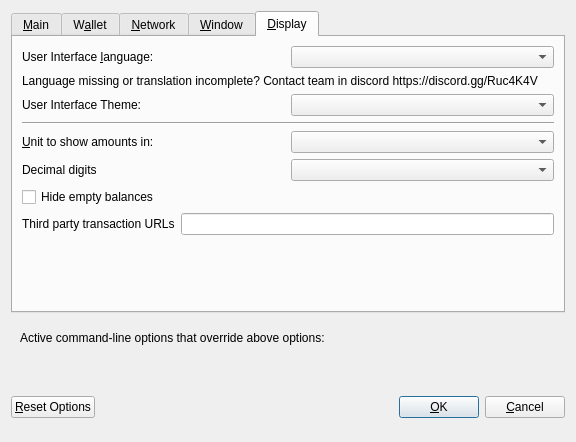
<?xml version="1.0" encoding="UTF-8"?>
<ui version="4.0">
 <class>OptionsDialog</class>
 <widget class="QDialog" name="OptionsDialog">
  <property name="geometry">
   <rect>
    <x>0</x>
    <y>0</y>
    <width>576</width>
    <height>442</height>
   </rect>
  </property>
  <property name="windowTitle">
   <string>Options</string>
  </property>
  <property name="modal">
   <bool>true</bool>
  </property>
  <layout class="QVBoxLayout" name="verticalLayout">
   <item>
    <widget class="QTabWidget" name="tabWidget">
     <property name="currentIndex">
      <number>4</number>
     </property>
     <widget class="QWidget" name="tabMain">
      <attribute name="title">
       <string>&amp;Main</string>
      </attribute>
      <layout class="QVBoxLayout" name="verticalLayout_Main">
       <item>
        <widget class="QCheckBox" name="bitcoinAtStartup">
         <property name="toolTip">
          <string>Automatically start IQCash after logging in to the system.</string>
         </property>
         <property name="text">
          <string>&amp;Start IQCash on system login</string>
         </property>
        </widget>
       </item>
       <item>
        <layout class="QHBoxLayout" name="horizontalLayout_2_Main">
         <item>
          <widget class="QLabel" name="databaseCacheLabel">
           <property name="text">
            <string>Size of &amp;database cache</string>
           </property>
           <property name="textFormat">
            <enum>Qt::PlainText</enum>
           </property>
           <property name="buddy">
            <cstring>databaseCache</cstring>
           </property>
          </widget>
         </item>
         <item>
          <widget class="QSpinBox" name="databaseCache"/>
         </item>
         <item>
          <widget class="QLabel" name="databaseCacheUnitLabel">
           <property name="text">
            <string>MB</string>
           </property>
           <property name="textFormat">
            <enum>Qt::PlainText</enum>
           </property>
          </widget>
         </item>
         <item>
          <spacer name="horizontalSpacer_2_Main">
           <property name="orientation">
            <enum>Qt::Horizontal</enum>
           </property>
           <property name="sizeHint" stdset="0">
            <size>
             <width>40</width>
             <height>20</height>
            </size>
           </property>
          </spacer>
         </item>
        </layout>
       </item>
       <item>
        <layout class="QHBoxLayout" name="horizontalLayout_3_Main">
         <item>
          <widget class="QLabel" name="threadsScriptVerifLabel">
           <property name="text">
            <string>Number of script &amp;verification threads</string>
           </property>
           <property name="textFormat">
            <enum>Qt::PlainText</enum>
           </property>
           <property name="buddy">
            <cstring>threadsScriptVerif</cstring>
           </property>
          </widget>
         </item>
         <item>
          <widget class="QSpinBox" name="threadsScriptVerif">
           <property name="toolTip">
            <string>(0 = auto, &lt;0 = leave that many cores free)</string>
           </property>
          </widget>
         </item>
         <item>
          <spacer name="horizontalSpacer_3_Main">
           <property name="orientation">
            <enum>Qt::Horizontal</enum>
           </property>
           <property name="sizeHint" stdset="0">
            <size>
             <width>40</width>
             <height>20</height>
            </size>
           </property>
          </spacer>
         </item>
        </layout>
       </item>
       <item>
        <spacer name="verticalSpacer_2">
         <property name="orientation">
          <enum>Qt::Vertical</enum>
         </property>
         <property name="sizeHint" stdset="0">
          <size>
           <width>20</width>
           <height>40</height>
          </size>
         </property>
        </spacer>
       </item>
      </layout>
     </widget>
     <widget class="QWidget" name="tabWallet">
      <attribute name="title">
       <string>W&amp;allet</string>
      </attribute>
      <layout class="QVBoxLayout" name="verticalLayout_Wallet">
       <item>
        <layout class="QHBoxLayout" name="horizontalLayout_2_Wallet">
         <item>
          <widget class="QLabel" name="labelStakeSplitThresholdText">
           <property name="text">
            <string>Stake split threshold:</string>
           </property>
          </widget>
         </item>
         <item>
          <widget class="QSpinBox" name="spinBoxStakeSplitThreshold">
           <property name="minimum">
            <number>1</number>
           </property>
           <property name="maximum">
            <number>999999</number>
           </property>
          </widget>
         </item>
        </layout>
       </item>
       <item>
        <widget class="QGroupBox" name="groupBox">
         <property name="title">
          <string>Expert</string>
         </property>
         <layout class="QVBoxLayout" name="verticalLayout_2">
          <item>
           <widget class="QCheckBox" name="coinControlFeatures">
            <property name="toolTip">
             <string>Whether to show coin control features or not.</string>
            </property>
            <property name="text">
             <string>Enable coin &amp;control features</string>
            </property>
           </widget>
          </item>
          <item>
           <widget class="QCheckBox" name="showMasternodesTab">
            <property name="toolTip">
             <string>Show additional tab listing all your masternodes in first sub-tab&lt;br/&gt;and all masternodes on the network in second sub-tab.</string>
            </property>
            <property name="text">
             <string>Show Masternodes Tab</string>
            </property>
           </widget>
          </item>
          <item>
           <widget class="QCheckBox" name="spendZeroConfChange">
            <property name="toolTip">
             <string>If you disable the spending of unconfirmed change, the change from a transaction&lt;br/&gt;cannot be used until that transaction has at least one confirmation.&lt;br/&gt;This also affects how your balance is computed.</string>
            </property>
            <property name="text">
             <string>&amp;Spend unconfirmed change</string>
            </property>
           </widget>
          </item>
         </layout>
        </widget>
       </item>
       <item>
        <spacer name="verticalSpacer_Wallet">
         <property name="orientation">
          <enum>Qt::Vertical</enum>
         </property>
         <property name="sizeHint" stdset="0">
          <size>
           <width>20</width>
           <height>40</height>
          </size>
         </property>
        </spacer>
       </item>
      </layout>
     </widget>
     <widget class="QWidget" name="tabNetwork">
      <attribute name="title">
       <string>&amp;Network</string>
      </attribute>
      <layout class="QVBoxLayout" name="verticalLayout_Network">
       <item>
        <widget class="QCheckBox" name="mapPortUpnp">
         <property name="toolTip">
          <string>Automatically open the IQCash client port on the router. This only works when your router supports UPnP and it is enabled.</string>
         </property>
         <property name="text">
          <string>Map port using &amp;UPnP</string>
         </property>
        </widget>
       </item>
       <item>
        <widget class="QCheckBox" name="allowIncoming">
         <property name="toolTip">
          <string>Accept connections from outside</string>
         </property>
         <property name="text">
          <string>Allow incoming connections</string>
         </property>
        </widget>
       </item>
       <item>
        <widget class="QCheckBox" name="connectSocks">
         <property name="toolTip">
          <string>Connect to the IQCash network through a SOCKS5 proxy.</string>
         </property>
         <property name="text">
          <string>&amp;Connect through SOCKS5 proxy (default proxy):</string>
         </property>
        </widget>
       </item>
       <item>
        <layout class="QHBoxLayout" name="horizontalLayout_1_Network">
         <item>
          <widget class="QLabel" name="proxyIpLabel">
           <property name="text">
            <string>Proxy &amp;IP:</string>
           </property>
           <property name="textFormat">
            <enum>Qt::PlainText</enum>
           </property>
           <property name="buddy">
            <cstring>proxyIp</cstring>
           </property>
          </widget>
         </item>
         <item>
          <widget class="QValidatedLineEdit" name="proxyIp">
           <property name="minimumSize">
            <size>
             <width>140</width>
             <height>0</height>
            </size>
           </property>
           <property name="maximumSize">
            <size>
             <width>140</width>
             <height>16777215</height>
            </size>
           </property>
           <property name="toolTip">
            <string>IP address of the proxy (e.g. IPv4: 127.0.0.1 / IPv6: ::1)</string>
           </property>
          </widget>
         </item>
         <item>
          <widget class="QLabel" name="proxyPortLabel">
           <property name="text">
            <string>&amp;Port:</string>
           </property>
           <property name="textFormat">
            <enum>Qt::PlainText</enum>
           </property>
           <property name="buddy">
            <cstring>proxyPort</cstring>
           </property>
          </widget>
         </item>
         <item>
          <widget class="QLineEdit" name="proxyPort">
           <property name="minimumSize">
            <size>
             <width>55</width>
             <height>0</height>
            </size>
           </property>
           <property name="maximumSize">
            <size>
             <width>55</width>
             <height>16777215</height>
            </size>
           </property>
           <property name="toolTip">
            <string>Port of the proxy (e.g. 9050)</string>
           </property>
          </widget>
         </item>
         <item>
          <spacer name="horizontalSpacer_1_Network">
           <property name="orientation">
            <enum>Qt::Horizontal</enum>
           </property>
           <property name="sizeHint" stdset="0">
            <size>
             <width>40</width>
             <height>20</height>
            </size>
           </property>
          </spacer>
         </item>
        </layout>
       </item>
       <item>
        <spacer name="verticalSpacer_Network">
         <property name="orientation">
          <enum>Qt::Vertical</enum>
         </property>
         <property name="sizeHint" stdset="0">
          <size>
           <width>20</width>
           <height>40</height>
          </size>
         </property>
        </spacer>
       </item>
      </layout>
     </widget>
     <widget class="QWidget" name="tabWindow">
      <attribute name="title">
       <string>&amp;Window</string>
      </attribute>
      <layout class="QVBoxLayout" name="verticalLayout_Window">
       <item>
        <widget class="QCheckBox" name="minimizeToTray">
         <property name="toolTip">
          <string>Show only a tray icon after minimizing the window.</string>
         </property>
         <property name="text">
          <string>&amp;Minimize to the tray instead of the taskbar</string>
         </property>
        </widget>
       </item>
       <item>
        <widget class="QCheckBox" name="minimizeOnClose">
         <property name="toolTip">
          <string>Minimize instead of exit the application when the window is closed. When this option is enabled, the application will be closed only after selecting Quit in the menu.</string>
         </property>
         <property name="text">
          <string>M&amp;inimize on close</string>
         </property>
        </widget>
       </item>
       <item>
        <spacer name="verticalSpacer_Window">
         <property name="orientation">
          <enum>Qt::Vertical</enum>
         </property>
         <property name="sizeHint" stdset="0">
          <size>
           <width>20</width>
           <height>40</height>
          </size>
         </property>
        </spacer>
       </item>
      </layout>
     </widget>
     <widget class="QWidget" name="tabDisplay">
      <attribute name="title">
       <string>&amp;Display</string>
      </attribute>
      <layout class="QVBoxLayout" name="verticalLayout_Display">
       <item>
        <layout class="QHBoxLayout" name="horizontalLayout_1_Display">
         <item>
          <widget class="QLabel" name="langLabel">
           <property name="text">
            <string>User Interface &amp;language:</string>
           </property>
           <property name="textFormat">
            <enum>Qt::PlainText</enum>
           </property>
           <property name="buddy">
            <cstring>lang</cstring>
           </property>
          </widget>
         </item>
         <item>
          <widget class="QValueComboBox" name="lang">
           <property name="toolTip">
            <string>The user interface language can be set here. This setting will take effect after restarting IQCash.</string>
           </property>
          </widget>
         </item>
        </layout>
       </item>
       <item>
        <widget class="QLabel" name="label_3">
         <property name="toolTip">
          <string notr="true"/>
         </property>
         <property name="statusTip">
          <string notr="true"/>
         </property>
         <property name="whatsThis">
          <string notr="true"/>
         </property>
         <property name="accessibleName">
          <string notr="true"/>
         </property>
         <property name="text">
          <string>Language missing or translation incomplete? Contact team in discord https://discord.gg/Ruc4K4V</string>
         </property>
         <property name="wordWrap">
          <bool>true</bool>
         </property>
         <property name="openExternalLinks">
          <bool>true</bool>
         </property>
         <property name="textInteractionFlags">
          <set>Qt::TextBrowserInteraction</set>
         </property>
        </widget>
       </item>
       <item>
        <layout class="QHBoxLayout" name="horizontalLayout_4_Display" stretch="0,0">
         <item>
          <widget class="QLabel" name="themeLabel">
           <property name="text">
            <string>User Interface Theme:</string>
           </property>
          </widget>
         </item>
         <item>
          <widget class="QValueComboBox" name="theme"/>
         </item>
        </layout>
       </item>
       <item>
        <widget class="Line" name="line">
         <property name="orientation">
          <enum>Qt::Horizontal</enum>
         </property>
        </widget>
       </item>
       <item>
        <layout class="QHBoxLayout" name="horizontalLayout_2_Display">
         <item>
          <widget class="QLabel" name="unitLabel">
           <property name="text">
            <string>&amp;Unit to show amounts in:</string>
           </property>
           <property name="textFormat">
            <enum>Qt::PlainText</enum>
           </property>
           <property name="buddy">
            <cstring>unit</cstring>
           </property>
          </widget>
         </item>
         <item>
          <widget class="QValueComboBox" name="unit">
           <property name="toolTip">
            <string>Choose the default subdivision unit to show in the interface and when sending coins.</string>
           </property>
          </widget>
         </item>
        </layout>
       </item>
       <item>
        <layout class="QHBoxLayout" name="horizontalLayout_5_Display">
         <item>
          <widget class="QLabel" name="digitsLabel">
           <property name="text">
            <string>Decimal digits</string>
           </property>
          </widget>
         </item>
         <item>
          <widget class="QValueComboBox" name="digits"/>
         </item>
        </layout>
       </item>
       <item>
        <widget class="QCheckBox" name="checkBoxHideZeroBalances">
         <property name="toolTip">
          <string>Hide empty balances</string>
         </property>
         <property name="layoutDirection">
          <enum>Qt::LeftToRight</enum>
         </property>
         <property name="text">
          <string>Hide empty balances</string>
         </property>
        </widget>
       </item>
       <item>
        <layout class="QHBoxLayout" name="horizontalLayout_3_Display">
         <item>
          <widget class="QLabel" name="thirdPartyTxUrlsLabel">
           <property name="toolTip">
            <string>Third party URLs (e.g. a block explorer) that appear in the transactions tab as context menu items. %s in the URL is replaced by transaction hash. Multiple URLs are separated by vertical bar |.</string>
           </property>
           <property name="text">
            <string>Third party transaction URLs</string>
           </property>
           <property name="buddy">
            <cstring>thirdPartyTxUrls</cstring>
           </property>
          </widget>
         </item>
         <item>
          <widget class="QLineEdit" name="thirdPartyTxUrls">
           <property name="toolTip">
            <string>Third party URLs (e.g. a block explorer) that appear in the transactions tab as context menu items. %s in the URL is replaced by transaction hash. Multiple URLs are separated by vertical bar |.</string>
           </property>
          </widget>
         </item>
        </layout>
       </item>
       <item>
        <spacer name="verticalSpacer">
         <property name="orientation">
          <enum>Qt::Vertical</enum>
         </property>
         <property name="sizeHint" stdset="0">
          <size>
           <width>20</width>
           <height>40</height>
          </size>
         </property>
        </spacer>
       </item>
      </layout>
     </widget>
    </widget>
   </item>
   <item>
    <widget class="QFrame" name="frame">
     <layout class="QVBoxLayout" name="verticalLayout_Bottom">
      <item>
       <layout class="QHBoxLayout" name="horizontalLayout_Bottom">
        <item>
         <widget class="QLabel" name="overriddenByCommandLineInfoLabel">
          <property name="text">
           <string>Active command-line options that override above options:</string>
          </property>
          <property name="textFormat">
           <enum>Qt::PlainText</enum>
          </property>
         </widget>
        </item>
        <item>
         <spacer name="horizontalSpacer_Bottom">
          <property name="orientation">
           <enum>Qt::Horizontal</enum>
          </property>
          <property name="sizeHint" stdset="0">
           <size>
            <width>40</width>
            <height>20</height>
           </size>
          </property>
         </spacer>
        </item>
       </layout>
      </item>
      <item>
       <widget class="QLabel" name="overriddenByCommandLineLabel">
        <property name="text">
         <string/>
        </property>
        <property name="textFormat">
         <enum>Qt::PlainText</enum>
        </property>
        <property name="wordWrap">
         <bool>true</bool>
        </property>
       </widget>
      </item>
     </layout>
    </widget>
   </item>
   <item>
    <layout class="QHBoxLayout" name="horizontalLayout_Buttons">
     <item>
      <widget class="QPushButton" name="resetButton">
       <property name="toolTip">
        <string>Reset all client options to default.</string>
       </property>
       <property name="text">
        <string>&amp;Reset Options</string>
       </property>
       <property name="autoDefault">
        <bool>false</bool>
       </property>
      </widget>
     </item>
     <item>
      <spacer name="horizontalSpacer_1">
       <property name="orientation">
        <enum>Qt::Horizontal</enum>
       </property>
       <property name="sizeHint" stdset="0">
        <size>
         <width>40</width>
         <height>48</height>
        </size>
       </property>
      </spacer>
     </item>
     <item>
      <widget class="QLabel" name="statusLabel">
       <property name="minimumSize">
        <size>
         <width>200</width>
         <height>0</height>
        </size>
       </property>
       <property name="font">
        <font>
         <weight>75</weight>
         <bold>true</bold>
        </font>
       </property>
       <property name="text">
        <string/>
       </property>
       <property name="textFormat">
        <enum>Qt::PlainText</enum>
       </property>
       <property name="wordWrap">
        <bool>true</bool>
       </property>
      </widget>
     </item>
     <item>
      <spacer name="horizontalSpacer_2">
       <property name="orientation">
        <enum>Qt::Horizontal</enum>
       </property>
       <property name="sizeHint" stdset="0">
        <size>
         <width>40</width>
         <height>48</height>
        </size>
       </property>
      </spacer>
     </item>
     <item>
      <widget class="QPushButton" name="okButton">
       <property name="text">
        <string>&amp;OK</string>
       </property>
       <property name="autoDefault">
        <bool>false</bool>
       </property>
       <property name="default">
        <bool>true</bool>
       </property>
      </widget>
     </item>
     <item>
      <widget class="QPushButton" name="cancelButton">
       <property name="text">
        <string>&amp;Cancel</string>
       </property>
       <property name="autoDefault">
        <bool>false</bool>
       </property>
      </widget>
     </item>
    </layout>
   </item>
  </layout>
 </widget>
 <customwidgets>
  <customwidget>
   <class>QValidatedLineEdit</class>
   <extends>QLineEdit</extends>
   <header>qvalidatedlineedit.h</header>
  </customwidget>
  <customwidget>
   <class>QValueComboBox</class>
   <extends>QComboBox</extends>
   <header>qvaluecombobox.h</header>
  </customwidget>
 </customwidgets>
 <resources/>
 <connections/>
</ui>
